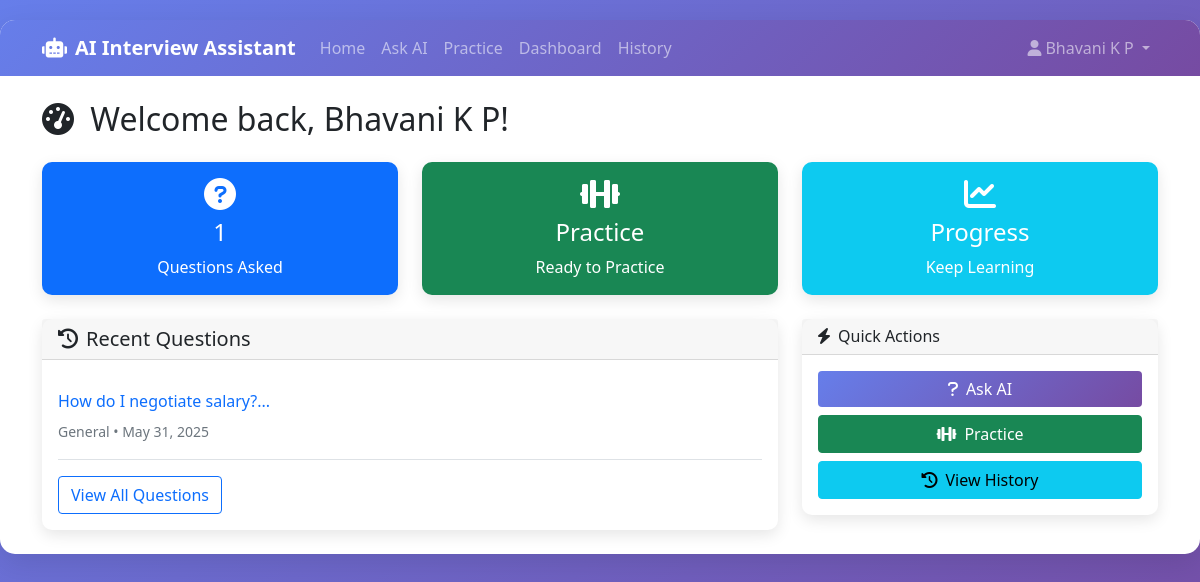
The page /dashboard (signed in) on the database its author committed.
### app.py (models this page shows)
class Question(db.Model):
    id = db.Column(db.Integer, primary_key=True)
    user_id = db.Column(db.Integer, db.ForeignKey('user.id'), nullable=True)
    question_text = db.Column(db.Text, nullable=False)
    ai_response = db.Column(db.Text, nullable=False)
    category = db.Column(db.String(50), nullable=False)
    created_at = db.Column(db.DateTime, default=datetime.utcnow)

### app.py (the view)
@app.route('/dashboard')
def dashboard():
        if 'user_id' not in session:
            return redirect(url_for('login'))
        user_questions = Question.query.filter_by(user_id=session['user_id']).order_by(Question.created_at.desc()).limit(5).all()
        return render_template('dashboard.html', questions=user_questions)

### templates/dashboard.html (shortened to what this page needs)
{% extends "base.html" %}
{% block content %}
<div class="row">
    <div class="col-12">
        <h2 class="mb-4">
            <i class="fas fa-tachometer-alt me-2"></i>
            Welcome back, {{ session.user_name }}!
        </h2>
    </div>
</div>
<div class="row g-4 mb-4">
    <div class="col-md-4">
        <div class="card bg-primary text-white">
            <div class="card-body text-center">
                <i class="fas fa-question-circle fa-2x mb-2"></i>
                <h4>{{ questions|length }}</h4>
                <p class="mb-0">Questions Asked</p>
            </div>
        </div>
    </div>
    <div class="col-md-4">
        <div class="card bg-success text-white">
            <div class="card-body text-center">
                <i class="fas fa-dumbbell fa-2x mb-2"></i>
                <h4>Practice</h4>
                <p class="mb-0">Ready to Practice</p>
            </div>
        </div>
    </div>
    <div class="col-md-4">
        <div class="card bg-info text-white">
            <div class="card-body text-center">
                <i class="fas fa-chart-line fa-2x mb-2"></i>
                <h4>Progress</h4>
                <p class="mb-0">Keep Learning</p>
            </div>
        </div>
    </div>
</div>
<div class="row">
    <div class="col-lg-8">
        <div class="card">
            <div class="card-header">
                <h5 class="mb-0">
                    <i class="fas fa-history me-2"></i>Recent Questions
                </h5>
            </div>
            <div class="card-body">
                {% if questions %}
                    {% for question in questions %}
                    <div class="border-bottom py-3">
                        <h6 class="text-primary">{{ question.question_text[:100] }}...</h6>
                        <small class="text-muted">
                            {{ question.category }} • {{ question.created_at.strftime('%b %d, %Y') }}
                        </small>
                    </div>
                    {% endfor %}
                    <div class="mt-3">
                        <a href="{{ url_for('history') }}" class="btn btn-outline-primary">
                            View All Questions
                        </a>
                    </div>
                {% endif %}
            </div>
        </div>
    </div>
    <div class="col-lg-4">
        <div class="card">
            <div class="card-header">
                <h6 class="mb-0">
                    <i class="fas fa-bolt me-2"></i>Quick Actions
                </h6>
            </div>
            <div class="card-body">
                <div class="d-grid gap-2">
                    <a href="{{ url_for('ask_question') }}" class="btn btn-primary">
                        <i class="fas fa-question me-2"></i>Ask AI
                    </a>
                    <a href="{{ url_for('practice') }}" class="btn btn-success">
                        <i class="fas fa-dumbbell me-2"></i>Practice
                    </a>
                    <a href="{{ url_for('history') }}" class="btn btn-info">
                        <i class="fas fa-history me-2"></i>View History
                    </a>
                </div>
            </div>
        </div>
    </div>
</div>
{% endblock %}

### templates/base.html (style rules this page uses)
body { background: linear-gradient(135deg, #667eea 0%, #764ba2 100%); min-height: 100vh; font-family: 'Segoe UI', Tahoma, Geneva, Verdana, sans-serif; }
.btn-primary { background: linear-gradient(135deg, #667eea 0%, #764ba2 100%); border: none; }
.card { border: none; box-shadow: 0 5px 15px rgba(0,0,0,0.1); border-radius: 10px; }

### rows shown on the page
Question: question_text "How do I negotiate salary?", category "General", created_at "May 31, 2025"

### other values the page prints
{{ session.user_name }} "Bhavani K P"
{{ questions|length }} "1"
